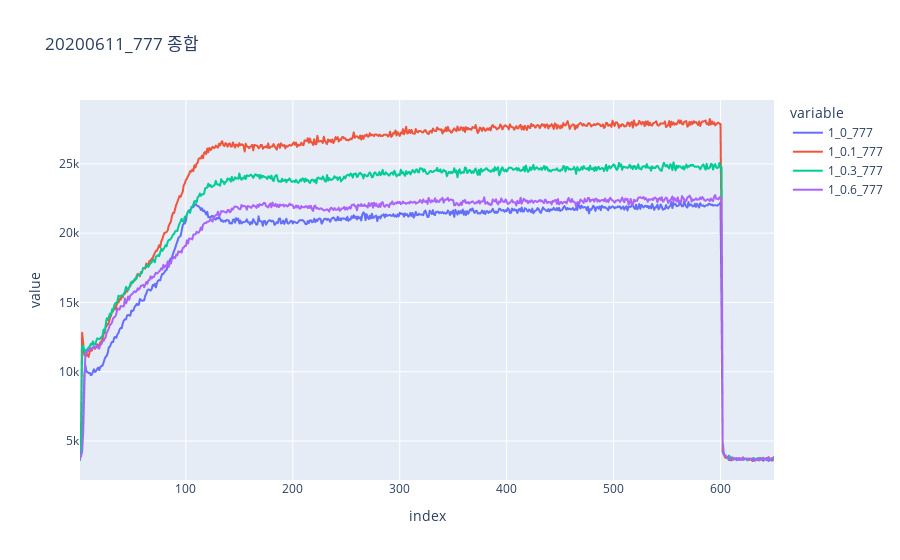

Notebook cell for this chart:
### Code cell
data00 = pd.read_csv('C:/Users/com/Desktop/TES종합/TES20200611.csv')
df_20200611_1_0_EPD = pd.DataFrame(data00[['index','1_0_777','1_0.1_777','1_0.3_777','1_0.6_777']])

fig = px.line(df_20200611_1_0_EPD, x="index", y=["1_0_777", "1_0.1_777","1_0.3_777","1_0.6_777"], title="20200611_777 종합")
fig.show()

### Figure 1 — Plotly figure (JSON) as saved in the notebook; plotly's stock layout.template omitted (floating-point values rounded to 4 significant figures; data arrays with more than 128 entries replaced by an {"elided": "..."} marker saying what was removed)
{"data": [{"hovertemplate": "variable=1_0_777<br>index=%{x}<br>value=%{y}<extra></extra>", "legendgroup": "1_0_777", "line": {"color": "#636efa", "dash": "solid"}, "mode": "lines", "name": "1_0_777", "showlegend": true, "type": "scattergl", "x": {"elided": "650 int values"}, "xaxis": "x", "y": {"elided": "650 int values"}, "yaxis": "y"}, {"hovertemplate": "variable=1_0.1_777<br>index=%{x}<br>value=%{y}<extra></extra>", "legendgroup": "1_0.1_777", "line": {"color": "#EF553B", "dash": "solid"}, "mode": "lines", "name": "1_0.1_777", "showlegend": true, "type": "scattergl", "x": {"elided": "650 int values"}, "xaxis": "x", "y": {"elided": "650 int values"}, "yaxis": "y"}, {"hovertemplate": "variable=1_0.3_777<br>index=%{x}<br>value=%{y}<extra></extra>", "legendgroup": "1_0.3_777", "line": {"color": "#00cc96", "dash": "solid"}, "mode": "lines", "name": "1_0.3_777", "showlegend": true, "type": "scattergl", "x": {"elided": "650 int values"}, "xaxis": "x", "y": {"elided": "650 int values"}, "yaxis": "y"}, {"hovertemplate": "variable=1_0.6_777<br>index=%{x}<br>value=%{y}<extra></extra>", "legendgroup": "1_0.6_777", "line": {"color": "#ab63fa", "dash": "solid"}, "mode": "lines", "name": "1_0.6_777", "showlegend": true, "type": "scattergl", "x": {"elided": "650 int values"}, "xaxis": "x", "y": {"elided": "650 int values"}, "yaxis": "y"}], "layout": {"legend": {"title": {"text": "variable"}, "tracegroupgap": 0}, "title": {"text": "20200611_777 종합"}, "xaxis": {"anchor": "y", "domain": [0, 1], "title": {"text": "index"}}, "yaxis": {"anchor": "x", "domain": [0, 1], "title": {"text": "value"}}}}
